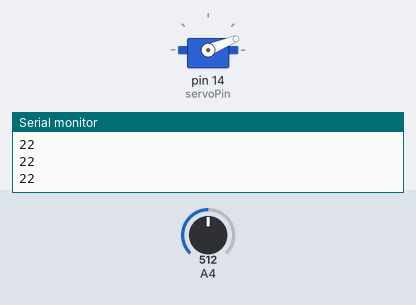
This sketch was run on a simulated Arduino Uno, built with avr-gcc and run on an emulated ATmega328P. Shown: servo, the last lines printed to the serial monitor. The test bench sets the inputs (shaded band); at power-on: A4 = 512.

Above: at 1.2 s.
1.3 s: A4 set to 306
At 2.1 s:
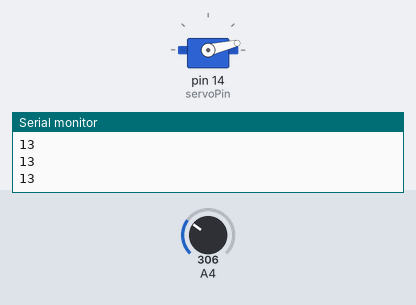
2.8 s: A4 set to 1023
At 3.5 s:
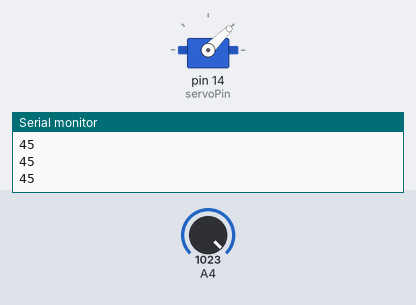
4.3 s: A4 set to 511
At 5.8 s:
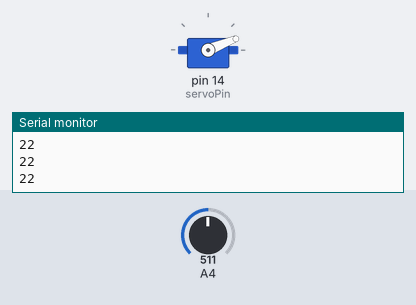
Timing chart, 0 to 7.3 s (numbered marks = the images above; inputs shaded):
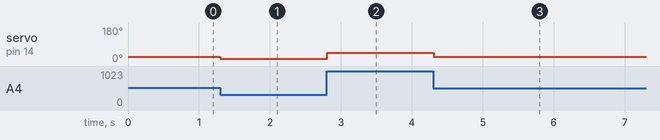

Measured:
- after the input at 1.3 s, servo on pin 14 (servoPin): 22° → 13° at once
- after the input at 2.8 s, servo on pin 14 (servoPin): 13° → 45° at once
- after the input at 4.3 s, servo on pin 14 (servoPin): 45° → 22° at once

The sketch:

1012-1.ino
```cpp
#include<Servo.h>
Servo myservo;

const int servoPin = 14;
int pos = 0;
void setup() {
  myservo.attach(servoPin);
  Serial.begin(115200);
  pinMode(12, INPUT);
}

void loop() {
 int input = analogRead(12);
 input = input*0.044;
 Serial.println(input);
 myservo.write(input);
 delay(10);
}
```
